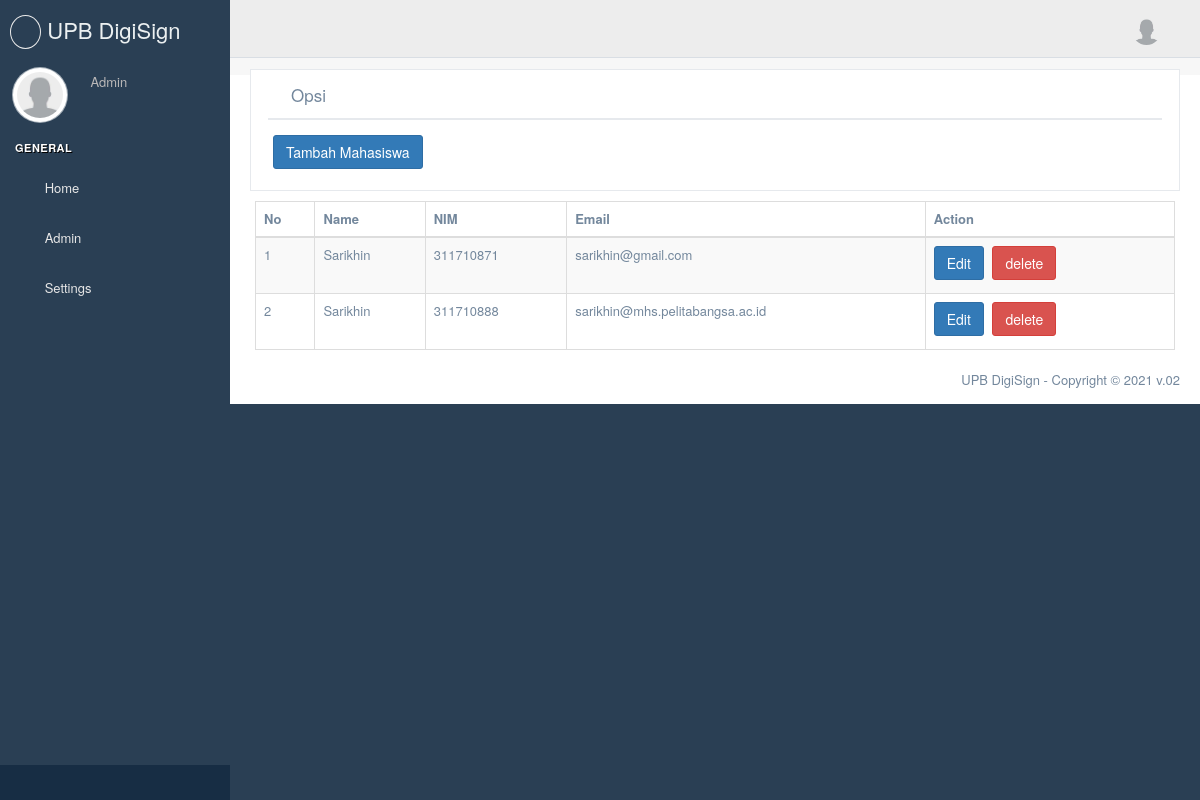
Screenshot of /admin/data_mahasiswa (signed in) with the database file from the repository.
### app/models/Users.py (models this page shows, shortened)
class User(UserMixin, db.Model):
    __tablename__ = 'users'
    id = db.Column(db.Integer, primary_key=True)
    email = db.Column(db.String(64), unique=True, index=True)
    nomor = db.Column(db.String(64), unique=True, index=True)
    name = db.Column(db.String(64), index=True)
    p_profile = db.Column(db.String(128), index=True)
    signature = db.Column(db.String(128), index=True)
    sertifikat = db.Column(db.String(128), index=True)
    key_sertifikat = db.Column(db.String(128), index=True)
    password_sertifikat = db.Column(db.String(128))
    password_hash = db.Column(db.String(128))
    role_id = db.Column(db.Integer, db.ForeignKey('roles.id'))
    confirmed = db.Column(db.Boolean, default=False)
    doc =  db.relationship('fileModel', backref='doc', lazy='dynamic')#child of doc
    skrip =  db.relationship('Skripsi', backref='skrip', lazy='dynamic')#child of doc
    @property
    def password(self):
        raise AttributeError('password is not a readable attribute')
    def can(self, perm):
        return self.role is not None and self.role.has_permission(perm)

### app/routes.py (the view)
@app.route('/admin/data_mahasiswa')
@login_required
@check_confirmed
@permission_required(Permission.ADMIN)
def all_mhs():
    mhs = User.query.filter_by(role_id=1)
    return render_template('admin/data_mhs/index.html', data = mhs)

### app/models/Users.py (called while the page is built)
@login_manager.user_loader
def load_user(user_id):
    return User.query.get(int(user_id))

    def has_permission(self, perm):
        return self.permissions & perm == perm

### app/templates/admin/data_mhs/index.html (shortened to what this page needs)
{% extends "base_site.html" %}  {% block stylesheets %} {{ super() }} {% endblock stylesheets %} {%
block content %}
<div class="right_col" role="main">
  <div class="">
      <div class="page-title">
          <div class="col-md-12">
      </div>
      <div class="x_panel">
        <div class="x_title">
          <h2><i class="fa fa-cog"></i> Opsi</h2>
          <ul class="nav navbar-right panel_toolbox">
            <li><a class="collapse-link"><i class="fa fa-chevron-up"></i></a>
            </li>
            <li class="dropdown">
              <a href="#" class="dropdown-toggle" data-toggle="dropdown" role="button" aria-haspopup="true" aria-expanded="false"><i class="fa fa-wrench"></i></a>
            </li>
            <li><a class="close-link"><i class="fa fa-close"></i></a>
            </li>
          </ul>
          <div class="clearfix"></div>
        </div>
        <div class="x_content">
          <button type="button" class="btn btn-primary" data-toggle="modal" data-target=".bs-example-modal-lg">Tambah Mahasiswa</button>
        </div>
      </div>
      <div class="row">
        <div class="row">
          <div class="col-sm-12">
            <div class="card-box table-responsive">
              <div id="datatable-buttons_wrapper" class="dataTables_wrapper container-fluid dt-bootstrap no-footer">
                <table id="datatable-buttons" class="table table-striped table-bordered dataTable no-footer dtr-inline"
                  style="width: 100%;" role="grid" aria-describedby="datatable-buttons_info">
                  <thead>
                    <tr role="row">
                      <th>No</th>
                      <th >Name
                      </th>
                      <th >NIM</th>
                      <th >Email</th>
                      <th >Action</th>
                    </tr>
                  </thead>
                  <tbody>
                    {% for i in data %}
                    <tr role="row" class="odd">
                      <td>{{loop.index}}</td>
                      <td tabindex="0" class="sorting_1">{{i.name}}</td>
                      <td>{{i.nomor}}</td>
                      <td>{{i.email}}</td>
                      <td class="center"><a class="btn btn-primary" href="#">Edit</a>
                        <a  class="btn btn-danger" href="{{url_for('delete_mahasiswa', id = i.id)}}">delete</a></td>
                    </tr>
                   {% endfor %}
                  </tbody>
                </table>
                </div>
              </div>
            </div>
          </div>
        </div>
      </div>
    </div>
</div>
{% endblock content %}

### app/templates/site_template/sidebar.html (shortened to what this page needs)
<div class="left_col scroll-view">
  <div class="navbar nav_title" style="border: 0">
    <a href="" class="site_title">
      <i class="fas fa-signature"></i> <span>UPB DigiSign</span></a
    >
  </div>
  <div class="profile clearfix">
    <div class="profile_pic">
      {% if current_user.p_profile is none %}
      <img
        src="{{ url_for('static', filename='images/user.png')}}"
        alt="..."
        class="img-circle profile_img"
      />
      {% else %}
      <img
        src="{{ url_for('static', filename='uploads/photos/')}}{{ current_user.p_profile }}"
        alt="..."
        class="img-circle profile_img"
      />
      {% endif %}
    </div>
    <div class="profile_info">
      <span>{{ current_user.name }}</span>
    </div>
  </div>
  <br />
  <div id="sidebar-menu" class="main_menu_side hidden-print main_menu">
    <div class="menu_section">
      <h3>General</h3>
      <ul class="nav side-menu">
        <li>
          <a href="/dashboard"><i class="fa fa-home"></i> Home </a>
        </li>
         {% if current_user.role.name=='Administrator' %}
        <li>
          <a
            ><i class="fa fa-user"></i> Admin
            <span class="fa fa-chevron-down"></span
          ></a>
        </li>
        {% endif %}
        <li>
          <a href="#"
            ><i class="fa fa-gear"></i> Settings
            <span class="fa fa-chevron-down"></span>
          </a>
        </li>
      </ul>
    </div>
  </div>
  <div class="sidebar-footer hidden-small">
    <a data-toggle="tooltip" data-placement="top" title="Settings">
      <span class="glyphicon glyphicon-cog" aria-hidden="true"></span>
    </a>
    <a data-toggle="tooltip" data-placement="top" title="FullScreen">
      <span class="glyphicon glyphicon-fullscreen" aria-hidden="true"></span>
    </a>
    <a data-toggle="tooltip" data-placement="top" title="Lock">
      <span class="glyphicon glyphicon-eye-close" aria-hidden="true"></span>
    </a>
    <a
      data-toggle="tooltip"
      data-placement="top"
      title="Logout"
      href="{{ url_for('logout') }}"
    >
      <span class="glyphicon glyphicon-off" aria-hidden="true"></span>
    </a>
  </div>
</div>

### rows the page displays
User: name "Admin"
User: name "Sarikhin", nomor "311710871", email "sarikhin@gmail.com"
User: name "Sarikhin", nomor "311710888", email "sarikhin@mhs.pelitabangsa.ac.id"
